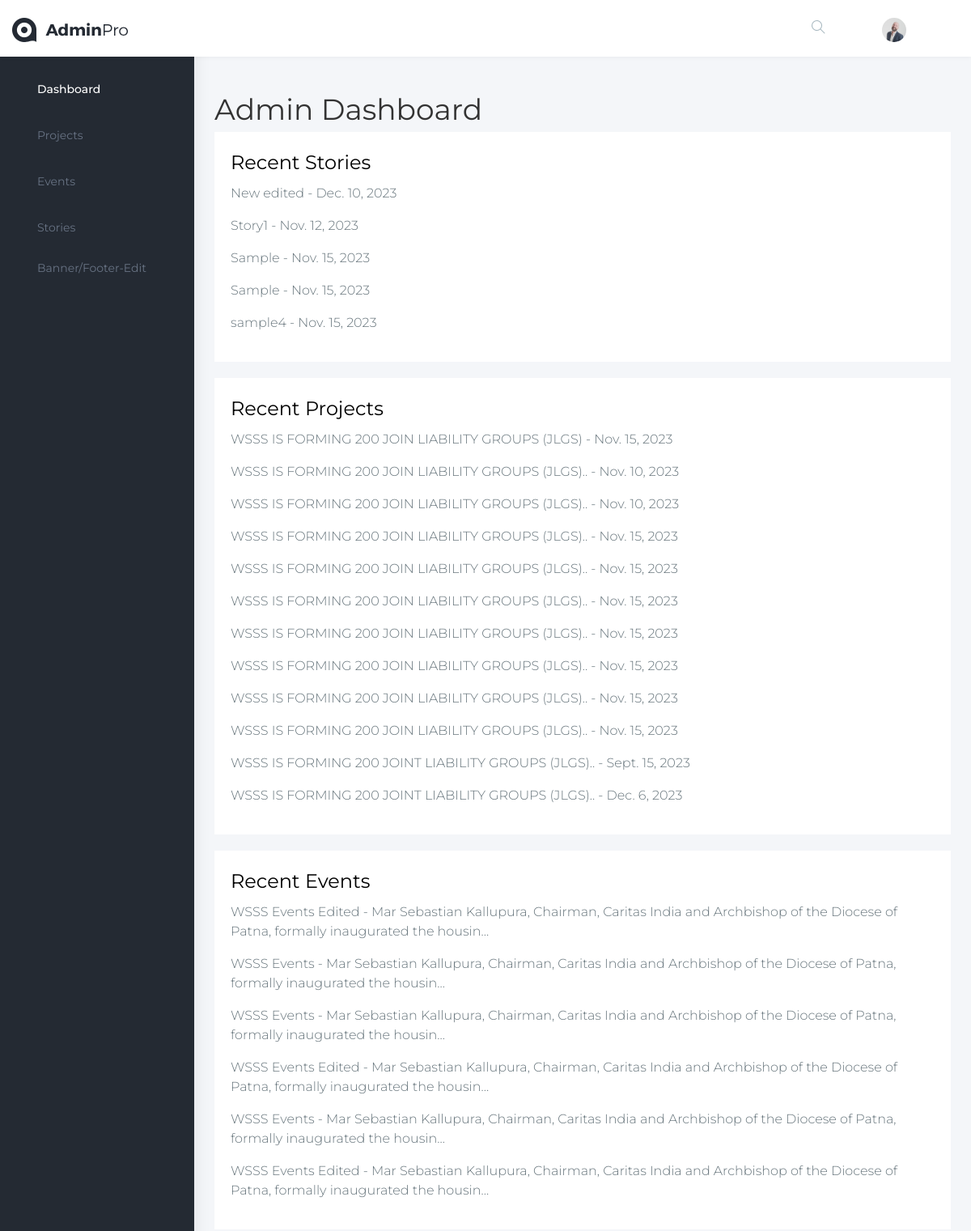
The app's page / (signed in, upper part), older data.
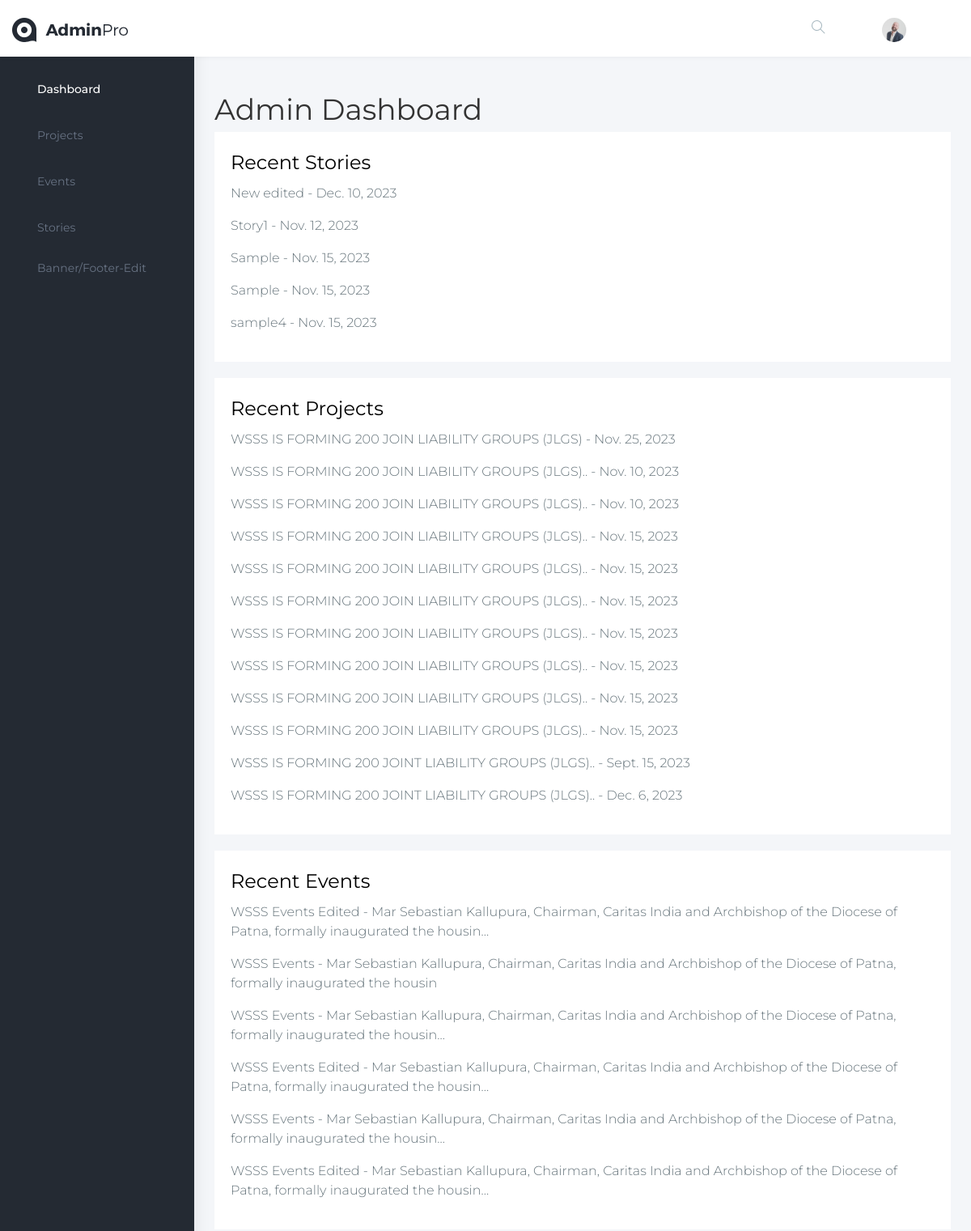
The same page, newer data.
### adminapp/models.py (models this page shows)
class Project(models.Model):
    photo = models.ImageField(upload_to='project_photos/')
    title = models.CharField(max_length=100)
    date = models.DateField()
    created_at = models.DateTimeField(auto_now_add=True)

class Event(models.Model):
    photo = models.ImageField(upload_to='event_photos/')
    title = models.CharField(max_length=100)
    description = models.TextField()
    long_description = models.TextField(default='Your default long description here')
    created_at = models.DateTimeField(auto_now_add=True)

### adminapp/views.py (the view)
# urls.py: path('', index, name='index'),
@login_required
def index(request):
    stories = Story.objects.all()
    projects = Project.objects.all()
    events = Event.objects.all()
    return render(request, 'events/index.html', {'stories': stories, 'projects': projects, 'events': events})

### templates/events/index.html (shortened to what the changed rows need)
{% load static %}
{% block content %}
<!DOCTYPE html>
<html lang="en">
<head>
    <link href="{% static '/assets/plugins/bootstrap/css/bootstrap.min.css' %}" rel="stylesheet">
    <link href="{% static '/assets/plugins/chartist-js/dist/chartist.min.css' %}" rel="stylesheet">
    <link href="{% static '/assets/plugins/chartist-plugin-tooltip-master/dist/chartist-plugin-tooltip.css' %}" rel="stylesheet">
    <link href="{% static '/assets/plugins/c3-master/c3.min.css' %}" rel="stylesheet">
    <link href="{% static 'css/style.css' %}" rel="stylesheet">
    <link href="{% static 'css/pages/dashboard.css' %}" rel="stylesheet">
    <link href="{% static 'css/colors/default-dark.css' %}" id="theme" rel="stylesheet">
</head>
<body class="fix-header fix-sidebar card-no-border">
    <div id="main-wrapper">
        <div class="page-wrapper">
            <div class="container-fluid">
                <div class="row">
                    <div id="content">
                        <h1>Admin Dashboard</h1>
                        <div class="card">
                            <h2><a href="{% url 'story_list' %}">Recent Stories</a></h2>
                        </div>
                        <div class="card">
                            <h2><a href="{% url 'project_list' %}">Recent Projects</a></h2>
                            <div id="projects" class="content">
                                {% for project in projects %}
                                    <p>{{ project.title }} - {{ project.date }}</p>
                                {% endfor %}
                            </div>
                        </div>
                        <div class="card">
                            <h2><a href="{% url 'event_list' %}">Recent Events</a></h2>
                            <div id="events" class="content">
                                {% for event in events %}
                                    <p>{{ event.title }} - {{ event.description }}</p>
                                {% endfor %}
                            </div>
                        </div>
                      </div>
                </div>
            </div>
        </div>
    </div>
</body>
</html>
{% endblock %}

Row changes from the older to the newer data that the page shows:
changed Project "WSSS IS FORMING 200 JOIN LIABILITY GROUPS (JLGS)": date "Nov. 15, 2023" → "Nov. 25, 2023"
changed Event: description "Mar Sebastian Kallupura, Chairman, Caritas India and Archbishop of the Diocese of Patna, formally inaugurated the housin..." → "Mar Sebastian Kallupura, Chairman, Caritas India and Archbishop of the Diocese of Patna, formally inaugurated the housin"
